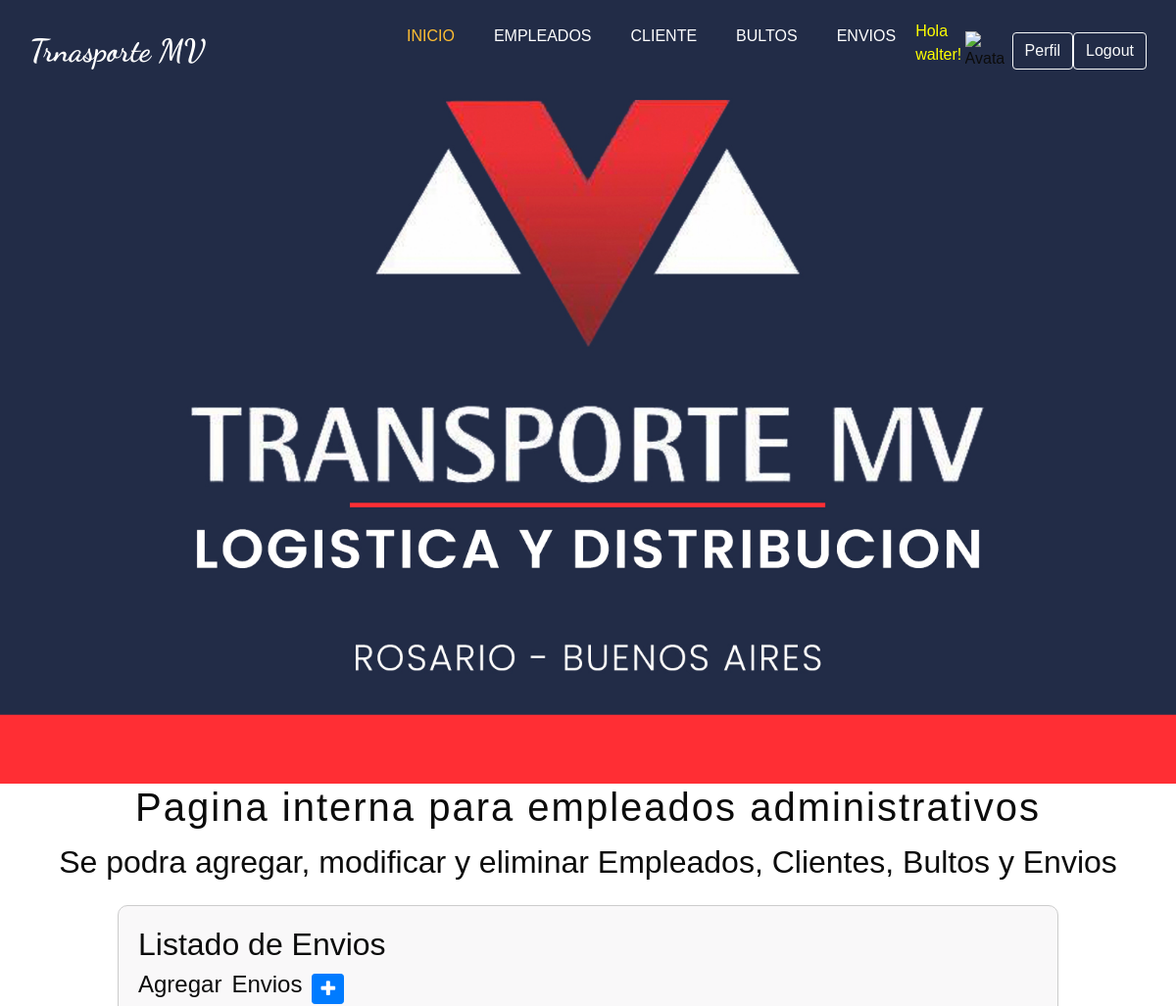
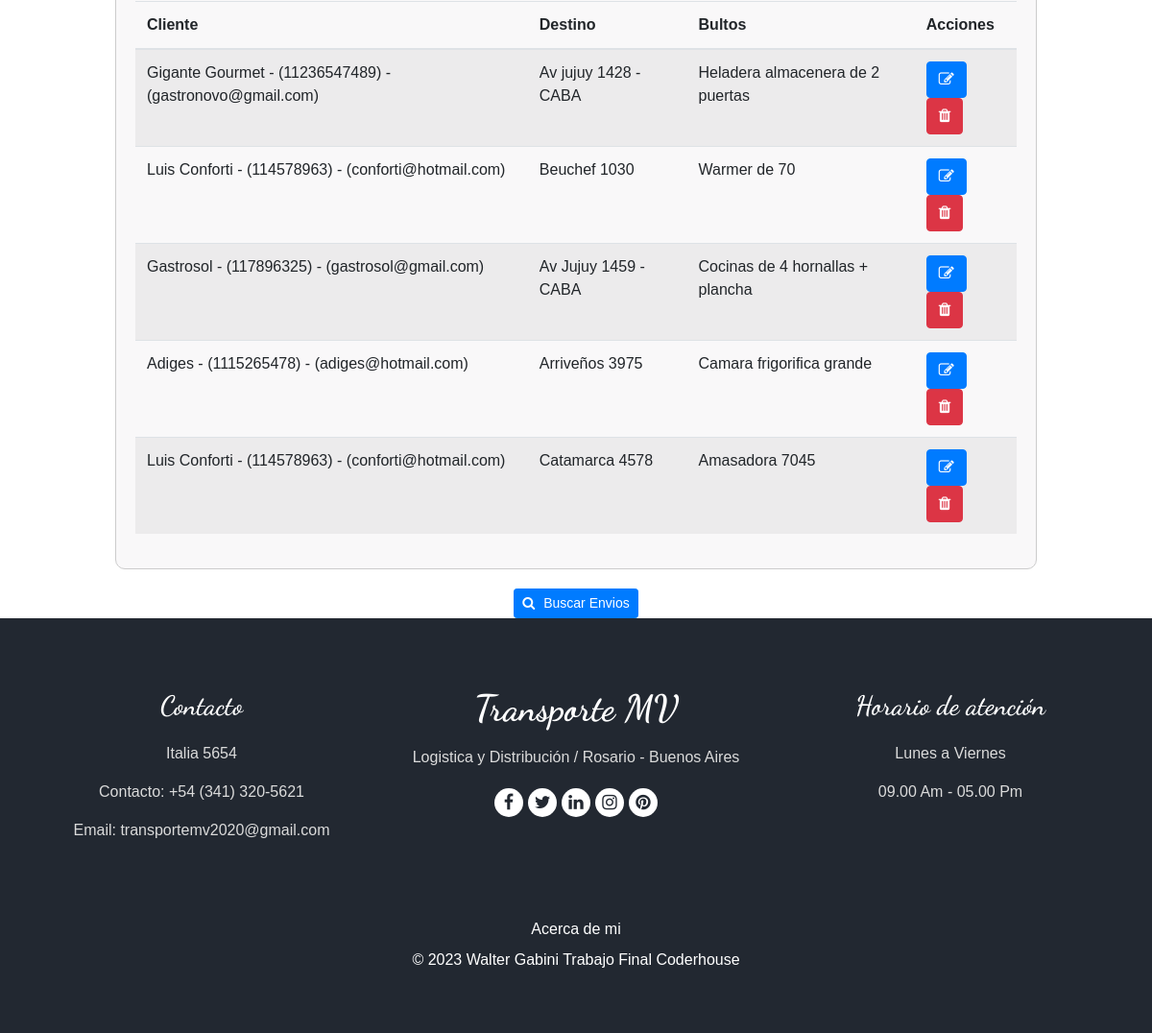
The page /envio/ (signed in) on the database its author committed (2 pictures, top to bottom).
### aplicacion/models.py (models this page shows, shortened)
class Envio(models.Model):
    cliente = models.ForeignKey(Cliente, on_delete=models.PROTECT)
    destino = models.CharField(max_length=100)
    bultos = models.ManyToManyField(Bulto)

class Cliente(models.Model):
    nombreApellido = models.CharField(max_length=100)
    telefono_contacto = models.CharField(max_length=20)
    email = models.EmailField()
    def __str__(self):
        return f"{self.nombreApellido} - ({self.telefono_contacto}) - ({self.email})"

class Bulto(models.Model):
    descripcion = models.TextField()
    cantidad = models.IntegerField()

### aplicacion/views.py (the view)
# urls.py: path('envio/', envio, name = "envio" ),
@login_required
def envio(request):
    envio =Envio.objects.all()
    contexto = {'envios': envio}
    return render(request, "aplicacion/envio.html", contexto)

### aplicacion/templates/aplicacion/envio.html (shortened to what this page needs)
{% extends "aplicacion/base.html" %}
{% load static %}
{% block content %}
<div class="bultos-container">
    <h2 style="font-family: 'Poppins', sans-serif;">Listado de Envios</h2>
    <div class="d-flex align-items-center">
        <h4 style="font-family: 'Poppins', sans-serif; margin-right: 10px;">Agregar</h4>
        <h4 style="font-family: 'Poppins', sans-serif; margin-right: 10px;">Envios</h4>
        <a href="{% url 'create_envio' %}" class="btn btn-primary btn-sm">
            <i class="fa fa-plus fa-lg" title="New Record"></i>
        </a>
    </div>
    <table class="table table-striped">
        <thead>
            <tr>
                <th>Cliente</th>
                <th>Destino</th>
                <th>Bultos</th>
                <th>Acciones</th>
            </tr>
        </thead>
        <tbody>
            {% for envio in envios %}
            <tr>
                <td>{{ envio.cliente }}</td>
                <td>{{ envio.destino }}</td>
                <td>
                    {% for bulto in envio.bultos.all %}
                        {{ bulto.descripcion }}{% if not forloop.last %}, {% endif %}
                    {% endfor %}
                </td>
                <td>
                    <a
                      href="{% url 'update_envio' pk=envio.id %}"
                      class="btn btn-primary"
                      style="--bs-btn-padding-y: .25rem; --bs-btn-padding-x: .5rem; --bs-btn-font-size: .75rem;"
                      ><i class="fa fa-edit fa-sm" title="Edit Record"></i>
                    </a>
                    <a
                      href="{% url 'delete_envio' pk=envio.id %}"
                      class="btn btn-danger"
                      style="--bs-btn-padding-y: .25rem; --bs-btn-padding-x: .5rem; --bs-btn-font-size: .75rem;"
                      ><i class="fa fa-trash fa-sm" title="Delete Record"></i>
                    </a>
                </td>
            </tr>
            {% endfor %}
        </tbody>
    </table>
</div>
<div style="text-align: center; margin-top: 20px;">
    <a href="{% url 'buscar_envio' %}" class="btn btn-primary btn-sm">
        <i class="fa fa-search" style="margin-right: 5px;"></i> Buscar Envios
    </a>
</div>
{% endblock content %}

### aplicacion/templates/aplicacion/base.html (shortened to what this page needs)
<!DOCTYPE html>
<html>
<head>
  {% load static %}
  <link rel="stylesheet" type="text/css" href="{% static 'aplicacion/css/bootstrap.css' %}" />
  <link rel="stylesheet" type="text/css" href="https://cdnjs.cloudflare.com/ajax/libs/OwlCarousel2/2.3.4/assets/owl.carousel.min.css" />
  <link rel="stylesheet" href="https://cdnjs.cloudflare.com/ajax/libs/jquery-nice-select/1.1.0/css/nice-select.min.css" />
  <link href="{% static 'aplicacion/css/font-awesome.min.css' %}" rel="stylesheet" />
  <link href="{% static 'aplicacion/css/style.css' %}" rel="stylesheet" />
  <link href="{% static 'aplicacion/css/responsive.css' %}" rel="stylesheet" />
</head>
<body>
  <div class="hero_area">
    <div class="bg-box">
      <img src="{% static 'aplicacion/images/hero-bg.jpg' %}" alt="">
    </div>
    <div class="container">
      <nav class="navbar navbar-expand-lg custom_nav-container ">
          <a class="navbar-brand" href="index.html">
              <span>
                  Trnasporte MV
              </span>
          </a>
          <div class="collapse navbar-collapse" id="navbarSupportedContent">
              <ul class="navbar-nav mx-auto">
                  <li class="nav-item active">
                      <a class="nav-link" href="{% url 'home' %}">Inicio <span class="sr-only">(current)</span></a>
                  </li>
                  {% if user.is_authenticated %}
                  <li class="nav-item">
                      <a class="nav-link" href="{% url 'empleados' %}">Empleados</a>
                  </li>
                  <li class="nav-item">
                      <a class="nav-link" href="{% url 'cliente' %}">Cliente</a>
                  </li>
                  <li class="nav-item">
                      <a class="nav-link" href="{% url 'bultos' %}">Bultos</a>
                  </li>
                  <li class="nav-item">
                      <a class="nav-link" href="{% url 'envio' %}">Envios</a>
                  </li>
                  <li class="nav-item">
                    <div class="user-info d-flex align-items-center">
                        <p style="color: yellow">Hola {{ user.username }}!</p>
                            <img src="{{ request.session.avatar }}" height="40px" width="40px" alt="Avatar"/>
                        <div class="ml-2 d-flex align-items-center">
                            <a class="btn btn-outline-light" href="{% url 'editar_perfil' %}">Perfil</a>
                            <a class="btn btn-outline-light" href="{% url 'logout' %}">Logout</a>
                        </div>
                    </div>
                </li>
                  {% endif %}
              </ul>
          </div>
      </nav>
  </div>
  </div>
  <div style="text-align: center;">
    <h1 style="font-family: 'Poppins', sans-serif; letter-spacing: 2px;"">Pagina interna para empleados administrativos</h1>
    <h2 style="font-family: 'Poppins', sans-serif; line-height: 1.5;">Se podra agregar, modificar y eliminar Empleados, Clientes, Bultos y Envios</h2>
  </div>
 {% block content %}
 {% endblock content %}
  <footer class="footer_section">
    <div class="container">
      <div class="row">
        <div class="col-md-4 footer-col">
          <div class="footer_contact">
            <h4>
              Contacto
            </h4>
            <div class="contact_link_box">
              <p>
                Italia 5654
              </p>
              <p>
                Contacto: +54 (341) 320-5621
              </p>
              <p>
                Email: transportemv2020@gmail.com
              </p>
            </div>
          </div>
        </div>
        <div class="col-md-4 footer-col">
          <div class="footer_detail">
            <a href="" class="footer-logo">
              Transporte MV
            </a>
            <p>
              Logistica y Distribución / Rosario - Buenos Aires
            </p>
            <div class="footer_social">
              <a href="">
                <i class="fa fa-facebook" aria-hidden="true"></i>
              </a>
              <a href="https://www.facebook.com/p/Transporte-MV-100064041042949/">
                <i class="fa fa-twitter" aria-hidden="true"></i>
              </a>
              <a href="">
                <i class="fa fa-linkedin" aria-hidden="true"></i>
              </a>
              <a href="">
                <i class="fa fa-instagram" aria-hidden="true"></i>
              </a>
              <a href="">
                <i class="fa fa-pinterest" aria-hidden="true"></i>
              </a>
            </div>
          </div>
        </div>
        <div class="col-md-4 footer-col">
          <h4>
            Horario de atención
          </h4>
          <p>
            Lunes a Viernes
          </p>
          <p>
            09.00 Am - 05.00 Pm
          </p>
        </div>
      </div>
      <div class="footer-info">
        <p>
          <a class="nav-link" href="{% url 'acerca_de_mi' %}">Acerca de mi </a>
          &copy; <span id="displayYear"></span> Walter Gabini
          <a href="https://html.design/">Trabajo Final Coderhouse</a><br><br>
        </p>
      </div>
    </div>
  </footer>
</body>
</html>

### aplicacion/static/aplicacion/css/style.css (style rules this page uses)
body { font-family: "Arial", sans-serif; color: #0c0c0c; background-color: #ffffff; overflow-x: hidden; }
h1, h2 { font-family: 'Dancing Script', cursive; }
a, a:hover, a:focus { text-decoration: none; }
.btn, .btn:focus { outline: none !important; -webkit-box-shadow: none; box-shadow: none; }
.hero_area { position: relative; min-height: 100vh; display: -webkit-box; display: -ms-flexbox; display: flex; -webkit-box-orient: vertical; -webkit-box-direction: normal; -ms-flex-direction: column; flex-direction: column; }
.bg-box { position: absolute; top: 0; left: 0; width: 100%; height: 100%; }
.bg-box img { width: 100%; height: 100%; -o-object-fit: cover; object-fit: cover; }
.navbar-brand { font-family: 'Dancing Script', cursive; }
.navbar-brand span { font-weight: bold; font-size: 32px; color: #ffffff; }
.custom_nav-container { padding: 0; }
.custom_nav-container .navbar-nav { padding-left: 18%; }
.custom_nav-container .navbar-nav .nav-item .nav-link { padding: 5px 20px; color: #ffffff; text-align: center; text-transform: uppercase; border-radius: 5px; -webkit-transition: all 0.3s; transition: all 0.3s; }
.custom_nav-container .navbar-nav .nav-item:hover .nav-link, .custom_nav-container .navbar-nav .nav-item.active .nav-link { color: #ffbe33; }
.footer_section { background-color: #222831; color: #ffffff; padding: 75px 0 40px 0; text-align: center; }
.footer_section h4 { font-size: 28px; }
.footer_section h4, .footer_section .footer-logo { font-weight: 600; margin-bottom: 20px; font-family: 'Dancing Script', cursive; }
.footer_section p { color: #dbdbdb; }
.footer_section .footer-col { margin-bottom: 30px; }
.footer_section .footer_contact .contact_link_box { display: -webkit-box; display: -ms-flexbox; display: flex; -webkit-box-orient: vertical; -webkit-box-direction: normal; -ms-flex-direction: column; flex-direction: column; }
.footer_section .footer-logo { display: block; font-weight: bold; font-size: 38px; line-height: 1; color: #ffffff; }
.footer_section .footer_social { display: -webkit-box; display: -ms-flexbox; display: flex; -webkit-box-pack: center; -ms-flex-pack: center; justify-content: center; margin-top: 20px; margin-bottom: 10px; }
.footer_section .footer_social a { display: -webkit-box; display: -ms-flexbox; display: flex; -webkit-box-pack: center; -ms-flex-pack: center; justify-content: center; -webkit-box-align: center; -ms-flex-align: center; align-items: center; color: #222831; width: 30px; height: 30px; border-radius: 100%; background-color: #ffffff; border-radius: 100%; margin: 0 2.5px; font-size: 18px; }
.footer_section .footer-info { text-align: center; margin-top: 25px; }
.footer_section .footer-info p { color: #ffffff; margin: 0; }
.footer_section .footer-info p a { color: inherit; }

### aplicacion/static/aplicacion/css/responsive.css (style rules this page uses)
@media (min-width: 1200px) { .container { max-width: 1170px; } }

### aplicacion/templates/aplicacion/base.html (style rules this page uses)
.custom_nav-container { margin-top: 20px; }

### aplicacion/templates/aplicacion/envio.html (style rules this page uses)
.bultos-container { width: 80%; margin: 20px auto; padding: 20px; border: 1px solid #ccc; background-color: #f9f8f9; border-radius: 10px; }

### rows shown on the page
Envio: cliente "Gigante Gourmet - (11236547489) - (gastronovo@gmail.com)", destino "Av jujuy 1428 - CABA"
Bulto: descripcion "Heladera almacenera de 2 puertas"
Envio: cliente "Luis Conforti - (114578963) - (conforti@hotmail.com)", destino "Beuchef 1030"
Bulto: descripcion "Warmer de 70"
Envio: cliente "Gastrosol - (117896325) - (gastrosol@gmail.com)", destino "Av Jujuy 1459 - CABA"
Bulto: descripcion "Cocinas de 4 hornallas + plancha"
Envio: cliente "Adiges - (1115265478) - (adiges@hotmail.com)", destino "Arriveños 3975"
Bulto: descripcion "Camara frigorifica grande"
Envio: cliente "Luis Conforti - (114578963) - (conforti@hotmail.com)", destino "Catamarca 4578"
Bulto: descripcion "Amasadora 7045"

### other values the page prints
{{ user.username }} "walter"
